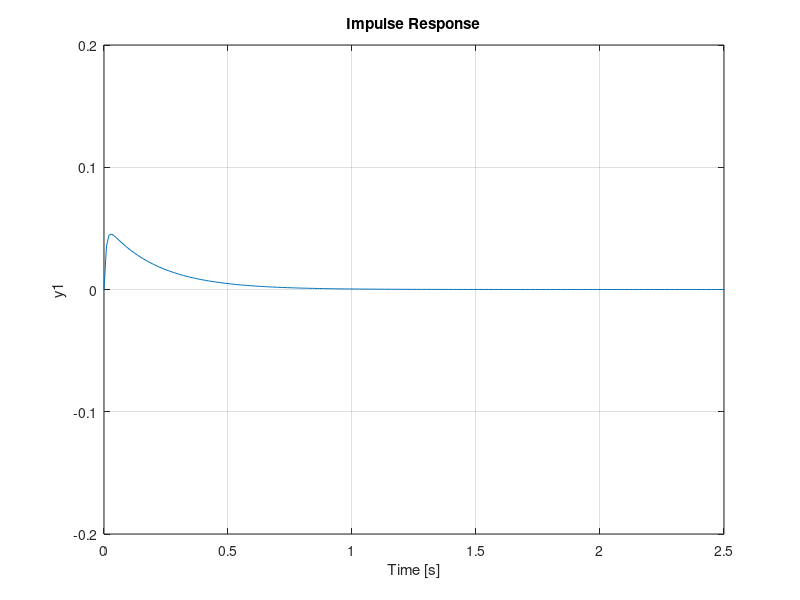

Write MATLAB code to recreate this figure.
clear all;
clc;
M=0.5;
m=0.2;
b=0.1;
l=0.3;
I=0.0006;
g=9.81;
s = tf('s');
q = (M+m) *(I+m*l^2) - (m*l) ^2;
P_pend = (m*l*s/q)/ (s^3 + (b*(I + m*l^2)) *s^2/q - ((M + m) *m*g*l) * s/q - b*m*g*l/q)
Kp = 100;
Ki = 1;
Kd = 20;
C = pid (Kp, Ki, Kd);
T = feedback (P_pend, C);
t=0:0.01:10;
impulse (T, t)
axis ([0, 2.5, -0.2, 0.2]);
